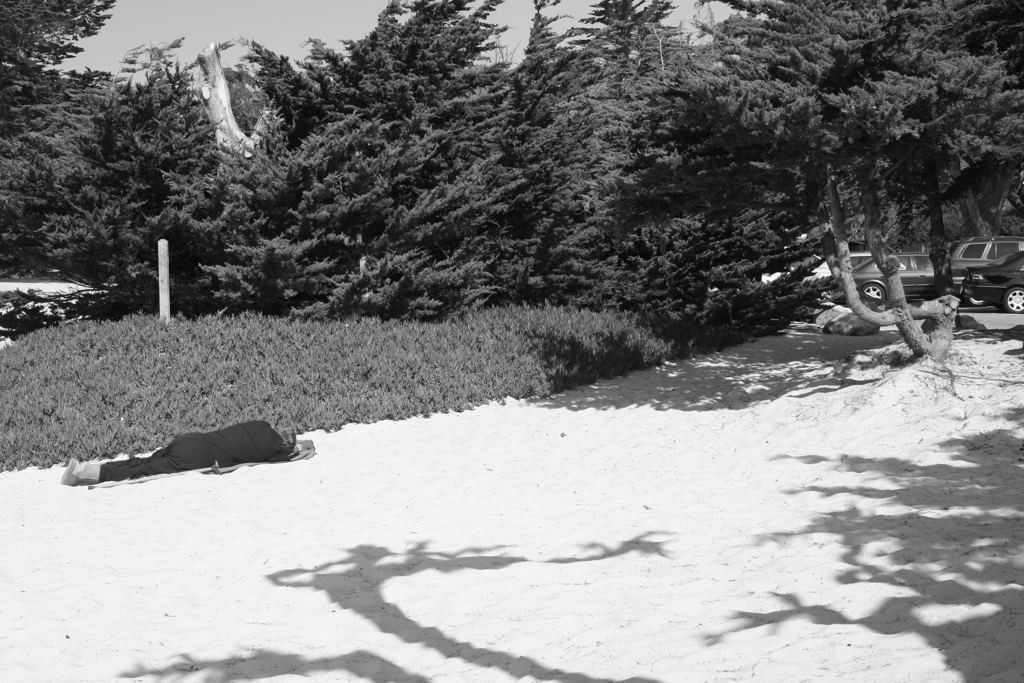
#> input picture images/carmel-02.png, 1024 x 683 px, given in place of images, which was not available
$ python main.py --image1 images --image2 images   (Python 2 division)
#> lines starting #> are read from the running program, lines starting #| are printed output that depends on the picture; pictures that were not available may be replaced by others from this repository, and a replacement may not be noted
import cv2 as cv
import numpy as np
import matplotlib.pyplot as plt

import argparse

def get_homography_matrix(src, dst, size):
    A = None
    for idx in range(size):
        x = src[idx][0]
        y = src[idx][1]
        u = dst[idx][0]
        v = dst[idx][1]
        h1 = np.array([-x, -y, -1, 0, 0, 0, u * x, u * y, u])
        h2 = np.array([0, 0, 0, -x, -y, -1, v * x, v * y, v])
        if A is None:
            A = np.vstack((h1, h2))
        else:
            A = np.vstack((A, h1))
            A = np.vstack((A, h2))
    u, s, v = np.linalg.svd(A)
    h = np.reshape(v[8], (3, 3))
    h = (1 / h.item(8)) * h
    return h
def count_inliers(src, dst, H, threshold):
    n_samples = len(src)
    homo_src = np.hstack((src, np.ones((n_samples, 1))))
    homo_dst = np.hstack((dst, np.ones((n_samples, 1))))

    estimate_dst = np.dot(homo_src, H.T)
    estimate_dst[:, 0] /= estimate_dst[:, 2]
    estimate_dst[:, 1] /= estimate_dst[:, 2]
    estimate_dst[:, 2] = 1
    error = (estimate_dst - homo_dst) ** 2
    error = np.sum(error, axis=1)
    error = np.sqrt(error)
    return (error < threshold).sum()

def RANSAC(N, src, dst, threshold):
    n_samples = len(src)
    best_inliers = 0
    best_H = None
    for _ in range(N):
        random_idx = np.random.randint(n_samples, size=4)
        H = get_homography_matrix(src[random_idx], dst[random_idx], size = 4)
        n_inliers = count_inliers(src, dst, H, threshold)
        if (n_inliers > best_inliers):
            best_inliers = n_inliers
            best_H = H
    print('Best number of inliers', best_inliers)
    return best_H

if __name__ == "__main__":
    ap = argparse.ArgumentParser()
    ap.add_argument('-i1', '--image1', required=True, help = 'Directory to image 1')
    ap.add_argument('-i2', '--image2', required=True, help = 'Directory to image 2')
    ap.add_argument('-t', '--threshold', required=False, help = 'Threshold of RANSAC, default is 5.0')
    ap.add_argument('-o', '--output', required=False, help = 'Output for result image, default is output.jpg')
    args = vars(ap.parse_args())

    img1 = cv.imread(args['image1'], cv.IMREAD_GRAYSCALE)
#> img1 is the input picture: shape (683, 1024); min 7, max 255, mean 130.8
    img2 = cv.imread(args['image2'], cv.IMREAD_GRAYSCALE)
    threshold = None
    if args['threshold'] is None:
        threshold = 5.0
    else:
        threshold = np.float32(args['threshold'])

    sift = cv.SIFT_create()
    kp1, des1 = sift.detectAndCompute(img1, None)
#> kp1 = 8105 keypoints; strongest (x, y, size): (1018, 307, 2), (1012, 305, 2), (766, 278, 6.5), (73, 301, 3)
    kp2, des2 = sift.detectAndCompute(img2, None)
#> kp2 has the same summary as kp1

    bf = cv.BFMatcher()
    matches = bf.knnMatch(des1,des2,k=2)
#> matches = 8105 matches

    good = []
    for m,n in matches:
        if m.distance < 0.9*n.distance:
            good.append([m])
#> after the loop, good = 8105 matches
    # cv.drawMatchesKnn expects list of lists as matches.
    img3 = cv.drawMatchesKnn(img1,kp1,img2,kp2,good,None,flags=cv.DrawMatchesFlags_NOT_DRAW_SINGLE_POINTS)
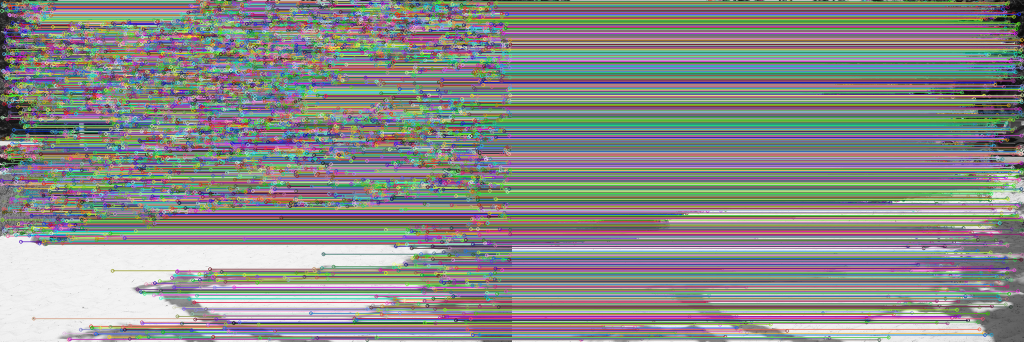
#> img3: shape (683, 2048, 3) (shown at 1/2 size); mean of channels 0, 1, 2 136.9, 139.5, 137.4; drawn as B, G, R
    plt.imshow(img3)
    plt.show()
    matches = np.asarray(good)
    print('good matches', len(matches))
#| good matches 8105
    if (len(matches[:,0]) >= 4):
        src = np.float32([ kp1[m.queryIdx].pt for m in matches[:,0] ]).reshape(-1,2)
#> src = 8105 pairs, first value 2.81 to 1021.1, second value 2.27 to 679.2
        dst = np.float32([ kp2[m.trainIdx].pt for m in matches[:,0] ]).reshape(-1,2)
#> dst has the same summary as src
        H = RANSAC(5000, src, dst, threshold)
#> in RANSAC, `n_samples = len(src)`: n_samples = 8105
#> the loop in RANSAC, `for _ in range(N):` made 5000 passes
#> (random_idx, n_inliers, best_inliers) on pass 1: ([2732, 2607, 1653, 3264], 8105, 8105)
#> (random_idx, n_inliers) on passes 2 to 7: ([4931, 4859, 5827, 7527], 8105), ([1033, 7891, 4373, 5874], 8105), ([5924, 6743, 7238, 7640], 8105), ([6744, 3468, 6458, 705], 8105), ([7654, 2599, 2135, 2222], 8105), ([7768, 2897, 1701, 537], 8105)
#| Best number of inliers 8105
#> H = [[1, 3.69e-12, 3.16e-10], [-1.08e-12, 1, 3.04e-10], [-1.34e-14, 8.67e-15, 1]]
    else:
        raise AssertionError('Can’t find enough keypoints.')
    print(H)
#| [[ 1.00000000e+00  3.69171557e-12  3.16388921e-10]
#|  [-1.07936672e-12  1.00000000e+00  3.04028160e-10]
#|  [-1.34140365e-14  8.67397608e-15  1.00000000e+00]]
    dst = cv.warpPerspective(img1,H,((img1.shape[1] + img2.shape[1]), img2.shape[0])) #wraped image
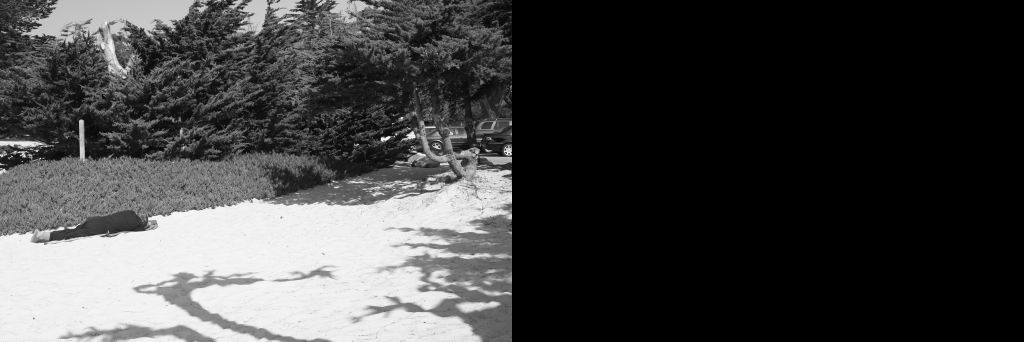
#> dst: shape (683, 2048) (shown at 1/2 size); min 0, max 255, mean 65.4
    dst[0:img2.shape[0], 0:img2.shape[1]] = img2 #stitched image
    cv.imwrite('output.jpg',dst)
    plt.imshow(dst)
    plt.show()
    # [4 lines of commented-out code are left out]

$ run again, on images/carmel-03.png
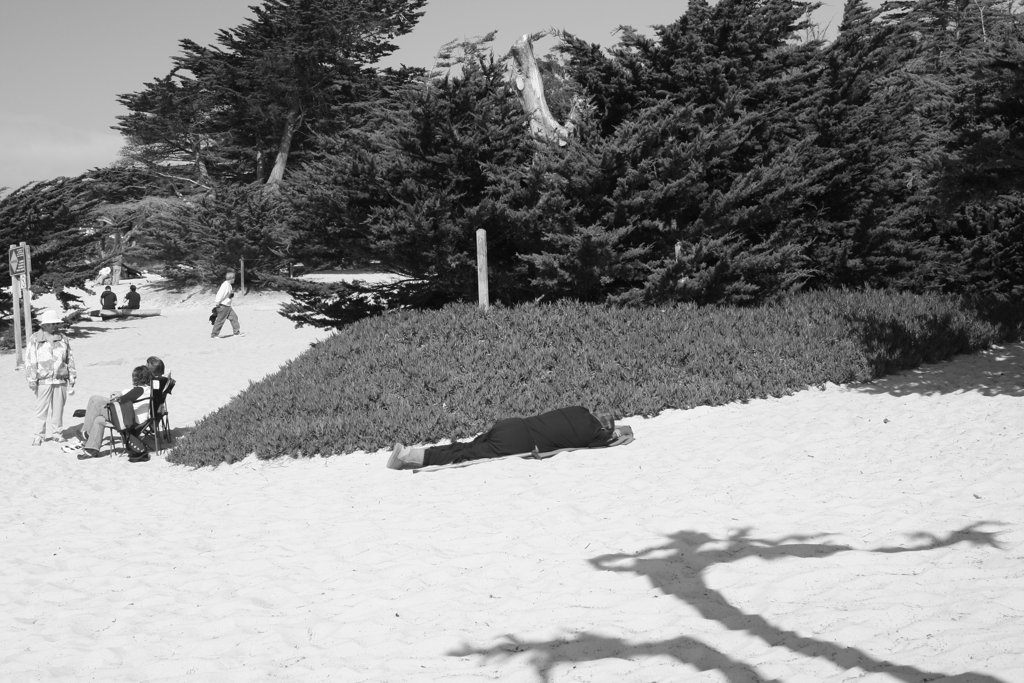
#> input picture images/carmel-03.png, 1024 x 683 px, given in place of images, which was not available
#> img1 is the input picture: shape (683, 1024); min 6, max 255, mean 139
#> kp1 = 7165 keypoints; strongest (x, y, size): (156, 384, 5), (148, 428, 2.3), (402, 306, 2), (395, 291, 2.7)
#> kp2 has the same summary as kp1
#> matches = 7165 matches
#> `img3 = cv.drawMatchesKnn(img1,kp1,img2,kp2,good,None,flags=cv.DrawMatc..`:
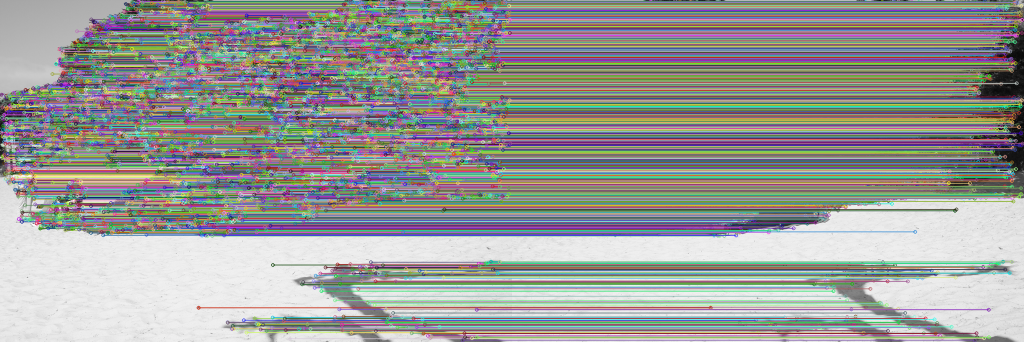
#> img3: shape (683, 2048, 3) (shown at 1/2 size); mean of channels 0, 1, 2 151.3, 153.9, 153; drawn as B, G, R
#| good matches 7165
#> src = 7165 pairs, first value 2.34 to 1020.6, second value 2.32 to 679.8
#> `dst = np.float32([ kp2[m.trainIdx].pt for m in matches[:,0] ]).reshape..`: dst has the same summary as src
#> in RANSAC, `n_samples = len(src)`: n_samples = 7165
#> the loop in RANSAC, `for _ in range(N):` made 5000 passes
#> (random_idx, n_inliers, best_inliers) on pass 1: ([2732, 2607, 1653, 3264], 7165, 7165)
#| Best number of inliers 7165
#> `H = RANSAC(5000, src, dst, threshold)`: H = [[1, 1.44e-13, -3.38e-10], [3.39e-13, 1, -1.32e-10], [1.55e-15, -1.13e-16, 1]]
#| [[ 1.00000000e+00  1.44022312e-13 -3.38408587e-10]
#|  [ 3.38758015e-13  1.00000000e+00 -1.32064152e-10]
#|  [ 1.55448562e-15 -1.13150718e-16  1.00000000e+00]]
#> `dst = cv.warpPerspective(img1,H,((img1.shape[1] + img2.shape[1]), img2..`:
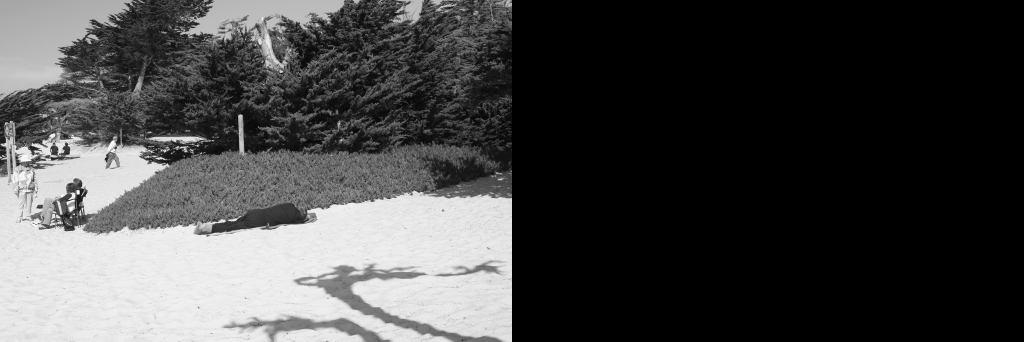
#> dst: shape (683, 2048) (shown at 1/2 size); min 0, max 255, mean 69.5

$ run again, on images/carmel-04.png
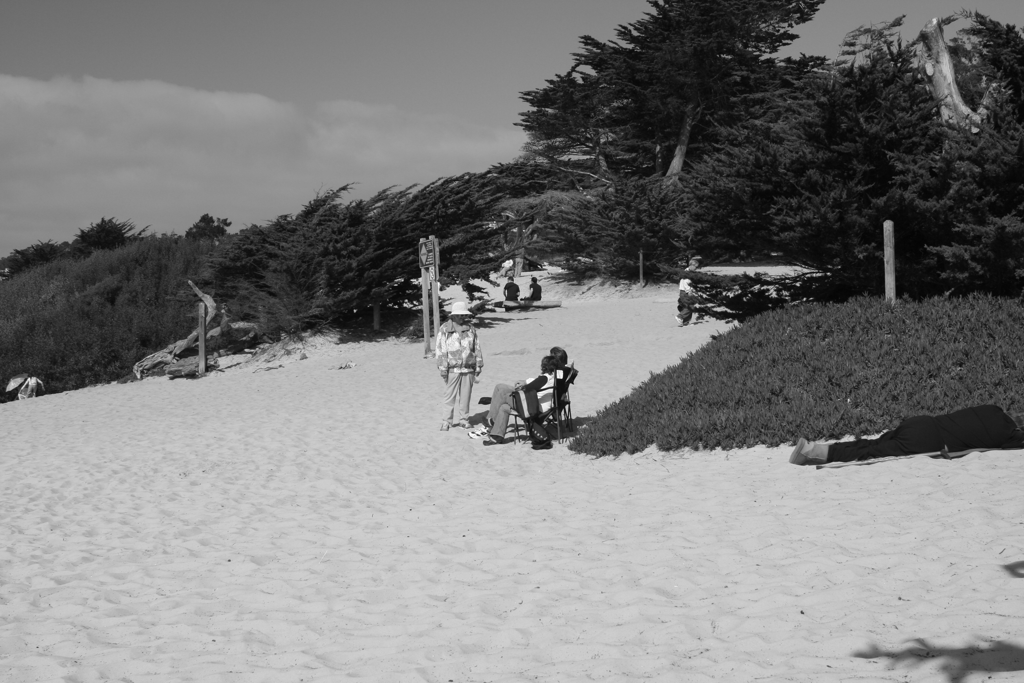
#> input picture images/carmel-04.png, 1024 x 683 px, given in place of images, which was not available
#> img1 is the input picture: shape (683, 1024); min 4, max 255, mean 126
#> kp1 = 3532 keypoints; strongest (x, y, size): (560, 374, 4.9), (545, 406, 6.3), (551, 417, 2.1), (540, 394, 4)
#> kp2 has the same summary as kp1
#> matches = 3532 matches
#> `img3 = cv.drawMatchesKnn(img1,kp1,img2,kp2,good,None,flags=cv.DrawMatc..`:
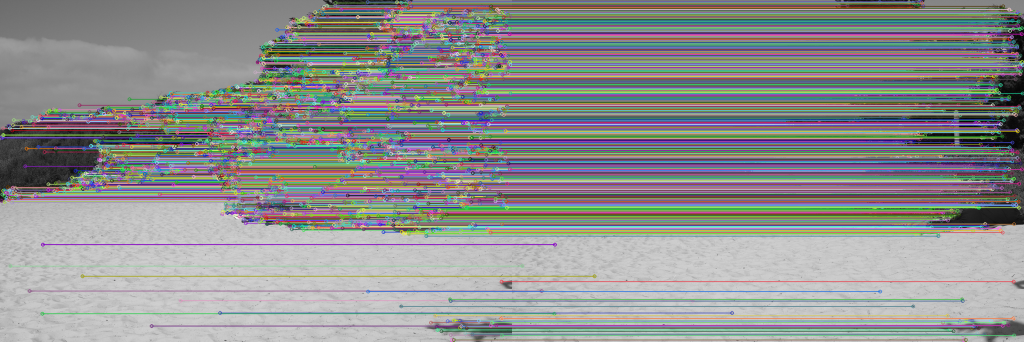
#> img3: shape (683, 2048, 3) (shown at 1/2 size); mean of channels 0, 1, 2 143.3, 143.9, 142.7; drawn as B, G, R
#| good matches 3532
#> src = 3532 pairs, first value 2.72 to 1021, second value 3.07 to 679.7
#> `dst = np.float32([ kp2[m.trainIdx].pt for m in matches[:,0] ]).reshape..`: dst has the same summary as src
#> in RANSAC, `n_samples = len(src)`: n_samples = 3532
#> the loop in RANSAC, `for _ in range(N):` made 5000 passes
#> (random_idx, n_inliers, best_inliers) on pass 1: ([2732, 2607, 1653, 3264], 3532, 3532)
#| Best number of inliers 3532
#> `H = RANSAC(5000, src, dst, threshold)`: H = [[1, -3.64e-12, 3.28e-10], [7.45e-15, 1, 2.42e-10], [1.22e-15, -3.67e-15, 1]]
#| [[ 1.00000000e+00 -3.63677786e-12  3.27831479e-10]
#|  [ 7.45174359e-15  1.00000000e+00  2.41836963e-10]
#|  [ 1.21711929e-15 -3.67207549e-15  1.00000000e+00]]
#> `dst = cv.warpPerspective(img1,H,((img1.shape[1] + img2.shape[1]), img2..`:
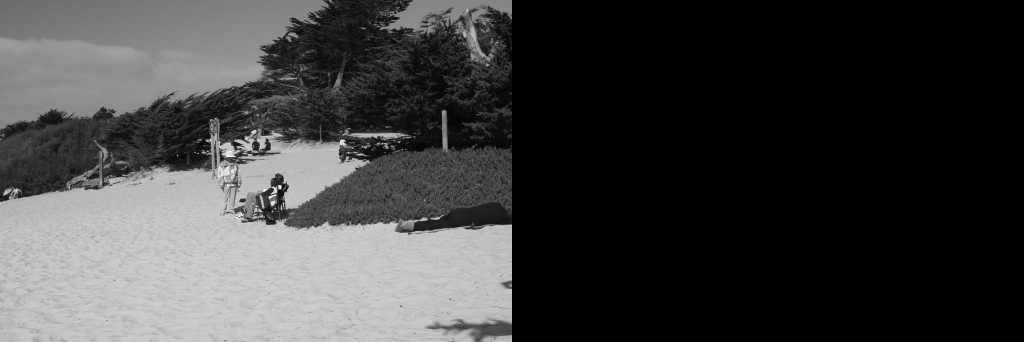
#> dst: shape (683, 2048) (shown at 1/2 size); min 0, max 255, mean 63
